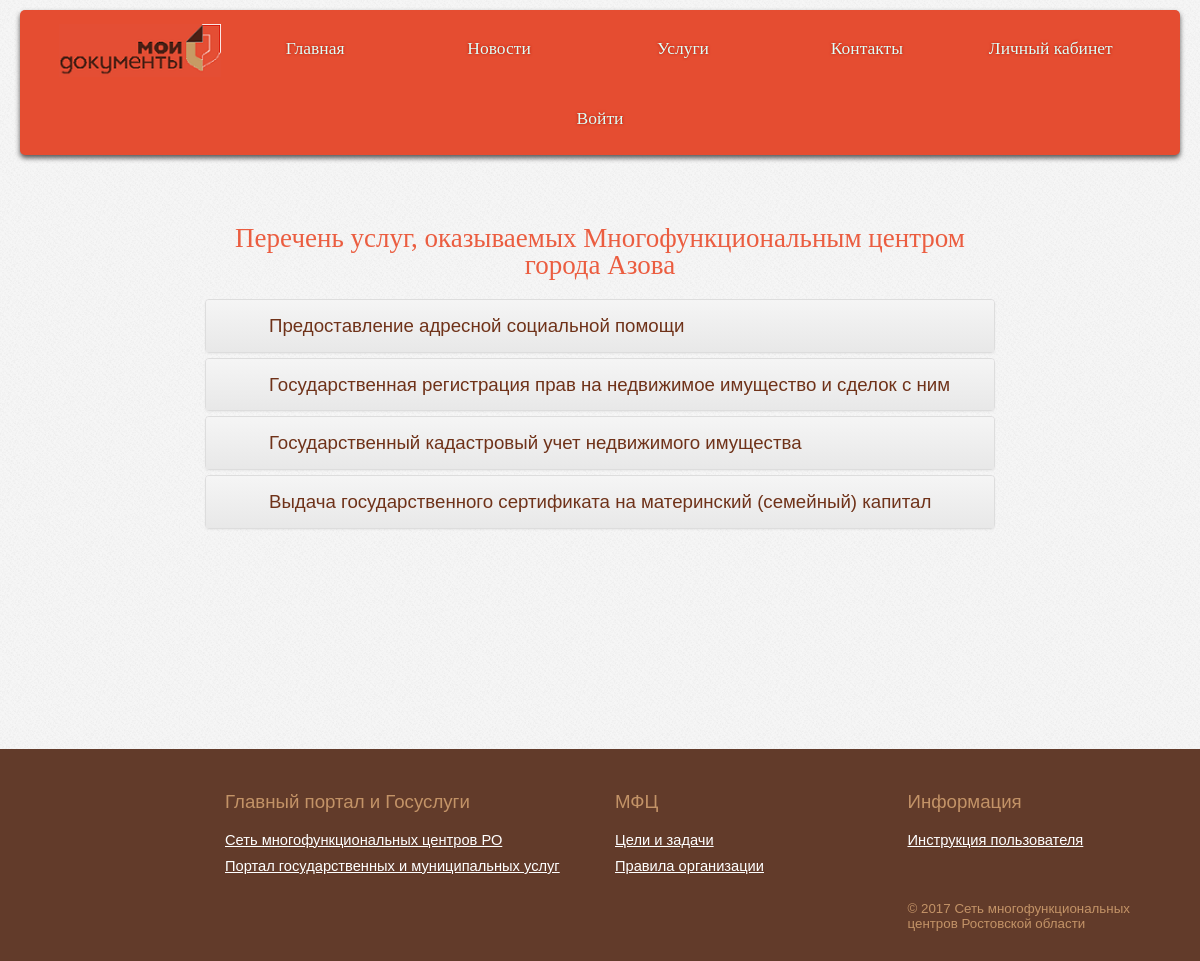
/services, run on the app's committed database.
### mfc/models.py (models this page shows, shortened)
class Service(models.Model):
    title = models.CharField(max_length=250, verbose_name='Наименование услуги')
    description = models.TextField(verbose_name='Описание')
    cost = models.CharField(max_length=150, verbose_name='Стоимость')
    documents = models.TextField(verbose_name='Перечень необходимых документов')
    count_of_documents = models.IntegerField(default=0, verbose_name='Кол-во необходимых документов')

### mfc/views.py (the view)
# urls.py: url(r'^services', views.services, name='services'),
def services(request):
    context_services = {
        'service': Service.objects.all(),
        'username': auth.get_user(request).username,
        'passport': Passport.objects.filter(login=auth.get_user(request).id)
    }
    return render(request, 'mfc/services.html', context_services)

### mfc/templates/mfc/services.html (shortened to what this page needs)
{% extends 'mfc/base.html' %}
{% block content %}
    <div class="container_services_general">
        <div class="row">
            <div class="col-md-2"></div>
            <div class="col-md-8">
                <div class="container_services">
                    <h3>Перечень услуг, оказываемых Многофункциональным центром города Азова</h3>
                    <div class="panel-group" id="accordion">
                        {% for service in service %}
                            <div class="panel panel-default">
                                <div class="panel-heading">
                                    <h4 class="panel-title"><a data-toggle="collapse" data-parent="#accordion" href="#collapse{{ service.id }}">{{ service.title }}</a></h4>
                                </div>
                            </div>
                        {% endfor %}
                    </div>
                </div>
            </div>
            <div class="col-md-2"></div>
        </div>
    </div>
{% endblock %}

### mfc/static/mfc/css/style.css (style rules this page uses)
html { width: 100%; padding-bottom: 0px; }
body { font-family: "RobotoRegular", sans-serif; font-size: 16px; margin: 0; background: bisque; width: 100%; }
* { box-sizing: border-box; -webkit-box-sizing: border-box; -moz-box-sizing: border-box; }
.container_services_general { padding-top: 50px; padding-bottom: 200px; }
.container_services_general div.panel.panel-default { background-color: rgba(248, 237, 249, 0.46); }
.container_services_general h3 { color: #eb5d40; font-size: 27px; font-family: "Arial Black"; line-height: 27px; text-align: center; padding-left: 20px; padding-right: 20px; margin-bottom: 20px; }
.container_services_general h4 { color: #6f3219; font-size: 14pt; font-family: "PT Sans Narrow", sans-serif; text-align: left; padding-left: 20px; padding-right: 20px; line-height: 1.7; text-indent: 1.5em; text-align: justify; }

### data on the page
Service: title "Предоставление адресной социальной помощи"
Service: title "Государственная регистрация прав на недвижимое имущество и сделок с ним"
Service: title "Государственный кадастровый учет недвижимого имущества"
Service: title "Выдача государственного сертификата на материнский (семейный) капитал"
